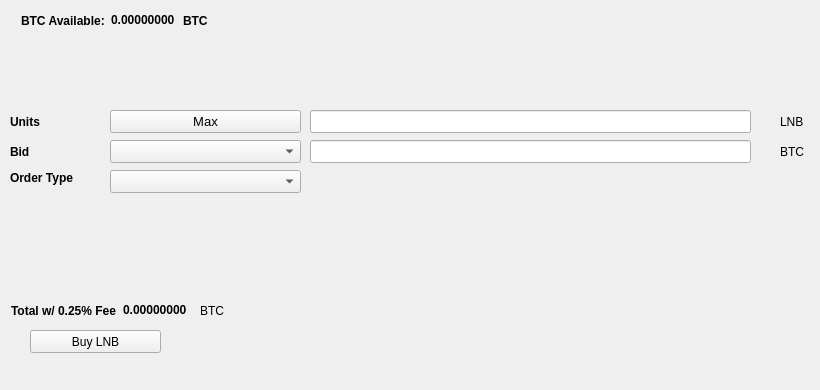
   <widget class="QWidget" name="BuyTab">
    <attribute name="title">
     <string>Buy</string>
    </attribute>
    <widget class="QPushButton" name="BuyLNB">
     <property name="geometry">
      <rect>
       <x>30</x>
       <y>330</y>
       <width>131</width>
       <height>23</height>
      </rect>
     </property>
     <property name="text">
      <string>Buy LNB</string>
     </property>
     <property name="icon">
      <iconset resource="../lancerbit.qrc">
       <normaloff>:/icons/bitcoin</normaloff>:/icons/bitcoin</iconset>
     </property>
    </widget>
    <widget class="QLabel" name="label_3">
     <property name="geometry">
      <rect>
       <x>10</x>
       <y>110</y>
       <width>46</width>
       <height>23</height>
      </rect>
     </property>
     <property name="font">
      <font>
       <weight>75</weight>
       <bold>true</bold>
      </font>
     </property>
     <property name="text">
      <string>Units</string>
     </property>
    </widget>
    <widget class="QLineEdit" name="UnitsInput">
     <property name="geometry">
      <rect>
       <x>310</x>
       <y>110</y>
       <width>441</width>
       <height>23</height>
      </rect>
     </property>
     <property name="font">
      <font>
       <pointsize>9</pointsize>
       <weight>75</weight>
       <bold>true</bold>
      </font>
     </property>
    </widget>
    <widget class="QLineEdit" name="BuyBidPriceEdit">
     <property name="geometry">
      <rect>
       <x>310</x>
       <y>140</y>
       <width>441</width>
       <height>23</height>
      </rect>
     </property>
     <property name="font">
      <font>
       <pointsize>9</pointsize>
       <weight>75</weight>
       <bold>true</bold>
      </font>
     </property>
    </widget>
    <widget class="QLabel" name="label_4">
     <property name="geometry">
      <rect>
       <x>780</x>
       <y>110</y>
       <width>31</width>
       <height>23</height>
      </rect>
     </property>
     <property name="text">
      <string>LNB</string>
     </property>
    </widget>
    <widget class="QLabel" name="label_5">
     <property name="geometry">
      <rect>
       <x>780</x>
       <y>140</y>
       <width>31</width>
       <height>23</height>
      </rect>
     </property>
     <property name="text">
      <string>BTC</string>
     </property>
    </widget>
    <widget class="QLabel" name="label_6">
     <property name="geometry">
      <rect>
       <x>10</x>
       <y>140</y>
       <width>46</width>
       <height>23</height>
      </rect>
     </property>
     <property name="font">
      <font>
       <weight>75</weight>
       <bold>true</bold>
      </font>
     </property>
     <property name="text">
      <string>Bid</string>
     </property>
    </widget>
    <widget class="QLabel" name="label_7">
     <property name="geometry">
      <rect>
       <x>10</x>
       <y>170</y>
       <width>91</width>
       <height>16</height>
      </rect>
     </property>
     <property name="font">
      <font>
       <weight>75</weight>
       <bold>true</bold>
      </font>
     </property>
     <property name="text">
      <string>Order Type</string>
     </property>
    </widget>
    <widget class="QPushButton" name="Buy_Max_Amount">
     <property name="geometry">
      <rect>
       <x>110</x>
       <y>110</y>
       <width>191</width>
       <height>23</height>
      </rect>
     </property>
     <property name="font">
      <font>
       <pointsize>10</pointsize>
      </font>
     </property>
     <property name="text">
      <string>Max</string>
     </property>
    </widget>
    <widget class="QComboBox" name="BuyBidcomboBox">
     <property name="geometry">
      <rect>
       <x>110</x>
       <y>140</y>
       <width>191</width>
       <height>23</height>
      </rect>
     </property>
     <property name="font">
      <font>
       <pointsize>10</pointsize>
      </font>
     </property>
    </widget>
    <widget class="QComboBox" name="buyOrdertypeCombo">
     <property name="geometry">
      <rect>
       <x>110</x>
       <y>170</y>
       <width>191</width>
       <height>23</height>
      </rect>
     </property>
     <property name="font">
      <font>
       <pointsize>10</pointsize>
      </font>
     </property>
    </widget>
    <widget class="QWidget" name="layoutWidget1">
     <property name="geometry">
      <rect>
       <x>21</x>
       <y>11</y>
       <width>227</width>
       <height>19</height>
      </rect>
     </property>
     <layout class="QHBoxLayout" name="horizontalLayout_3">
      <item>
       <widget class="QLabel" name="label232">
        <property name="font">
         <font>
          <weight>75</weight>
          <bold>true</bold>
         </font>
        </property>
        <property name="text">
         <string>BTC Available:</string>
        </property>
       </widget>
      </item>
      <item>
       <widget class="QLabel" name="BtcAvailableLbl">
        <property name="palette">
         <palette>
          <active>
           <colorrole role="WindowText">
            <brush brushstyle="SolidPattern">
             <color alpha="255">
              <red>0</red>
              <green>0</green>
              <blue>0</blue>
             </color>
            </brush>
           </colorrole>
           <colorrole role="Button">
            <brush brushstyle="SolidPattern">
             <color alpha="255">
              <red>0</red>
              <green>170</green>
              <blue>0</blue>
             </color>
            </brush>
           </colorrole>
           <colorrole role="Light">
            <brush brushstyle="SolidPattern">
             <color alpha="255">
              <red>0</red>
              <green>255</green>
              <blue>0</blue>
             </color>
            </brush>
           </colorrole>
           <colorrole role="Midlight">
            <brush brushstyle="SolidPattern">
             <color alpha="255">
              <red>0</red>
              <green>212</green>
              <blue>0</blue>
             </color>
            </brush>
           </colorrole>
           <colorrole role="Dark">
            <brush brushstyle="SolidPattern">
             <color alpha="255">
              <red>0</red>
              <green>85</green>
              <blue>0</blue>
             </color>
            </brush>
           </colorrole>
           <colorrole role="Mid">
            <brush brushstyle="SolidPattern">
             <color alpha="255">
              <red>0</red>
              <green>113</green>
              <blue>0</blue>
             </color>
            </brush>
           </colorrole>
           <colorrole role="Text">
            <brush brushstyle="SolidPattern">
             <color alpha="255">
              <red>0</red>
              <green>170</green>
              <blue>0</blue>
             </color>
            </brush>
           </colorrole>
           <colorrole role="BrightText">
            <brush brushstyle="SolidPattern">
             <color alpha="255">
              <red>255</red>
              <green>255</green>
              <blue>255</blue>
             </color>
            </brush>
           </colorrole>
           <colorrole role="ButtonText">
            <brush brushstyle="SolidPattern">
             <color alpha="255">
              <red>0</red>
              <green>0</green>
              <blue>0</blue>
             </color>
            </brush>
           </colorrole>
           <colorrole role="Base">
            <brush brushstyle="SolidPattern">
             <color alpha="255">
              <red>255</red>
              <green>255</green>
              <blue>255</blue>
             </color>
            </brush>
           </colorrole>
           <colorrole role="Window">
            <brush brushstyle="SolidPattern">
             <color alpha="255">
              <red>0</red>
              <green>170</green>
              <blue>0</blue>
             </color>
            </brush>
           </colorrole>
           <colorrole role="Shadow">
            <brush brushstyle="SolidPattern">
             <color alpha="255">
              <red>0</red>
              <green>0</green>
              <blue>0</blue>
             </color>
            </brush>
           </colorrole>
           <colorrole role="AlternateBase">
            <brush brushstyle="SolidPattern">
             <color alpha="255">
              <red>127</red>
              <green>212</green>
              <blue>127</blue>
             </color>
            </brush>
           </colorrole>
           <colorrole role="ToolTipBase">
            <brush brushstyle="SolidPattern">
             <color alpha="255">
              <red>255</red>
              <green>255</green>
              <blue>220</blue>
             </color>
            </brush>
           </colorrole>
           <colorrole role="ToolTipText">
            <brush brushstyle="SolidPattern">
             <color alpha="255">
              <red>0</red>
              <green>0</green>
              <blue>0</blue>
             </color>
            </brush>
           </colorrole>
          </active>
          <inactive>
           <colorrole role="WindowText">
            <brush brushstyle="SolidPattern">
             <color alpha="255">
              <red>0</red>
              <green>0</green>
              <blue>0</blue>
             </color>
            </brush>
           </colorrole>
           <colorrole role="Button">
            <brush brushstyle="SolidPattern">
             <color alpha="255">
              <red>0</red>
              <green>170</green>
              <blue>0</blue>
             </color>
            </brush>
           </colorrole>
           <colorrole role="Light">
            <brush brushstyle="SolidPattern">
             <color alpha="255">
              <red>0</red>
              <green>255</green>
              <blue>0</blue>
             </color>
            </brush>
           </colorrole>
           <colorrole role="Midlight">
            <brush brushstyle="SolidPattern">
             <color alpha="255">
              <red>0</red>
              <green>212</green>
              <blue>0</blue>
             </color>
            </brush>
           </colorrole>
           <colorrole role="Dark">
            <brush brushstyle="SolidPattern">
             <color alpha="255">
              <red>0</red>
              <green>85</green>
              <blue>0</blue>
             </color>
            </brush>
           </colorrole>
           <colorrole role="Mid">
            <brush brushstyle="SolidPattern">
             <color alpha="255">
              <red>0</red>
              <green>113</green>
              <blue>0</blue>
             </color>
            </brush>
           </colorrole>
           <colorrole role="Text">
            <brush brushstyle="SolidPattern">
             <color alpha="255">
              <red>0</red>
              <green>170</green>
              <blue>0</blue>
             </color>
            </brush>
           </colorrole>
           <colorrole role="BrightText">
            <brush brushstyle="SolidPattern">
             <color alpha="255">
              <red>255</red>
              <green>255</green>
              <blue>255</blue>
             </color>
            </brush>
           </colorrole>
           <colorrole role="ButtonText">
            <brush brushstyle="SolidPattern">
             <color alpha="255">
              <red>0</red>
              <green>0</green>
              <blue>0</blue>
             </color>
            </brush>
           </colorrole>
           <colorrole role="Base">
            <brush brushstyle="SolidPattern">
             <color alpha="255">
              <red>255</red>
              <green>255</green>
              <blue>255</blue>
             </color>
            </brush>
           </colorrole>
           <colorrole role="Window">
            <brush brushstyle="SolidPattern">
             <color alpha="255">
              <red>0</red>
              <green>170</green>
              <blue>0</blue>
             </color>
            </brush>
           </colorrole>
           <colorrole role="Shadow">
            <brush brushstyle="SolidPattern">
             <color alpha="255">
              <red>0</red>
              <green>0</green>
              <blue>0</blue>
             </color>
            </brush>
           </colorrole>
           <colorrole role="AlternateBase">
            <brush brushstyle="SolidPattern">
             <color alpha="255">
              <red>127</red>
              <green>212</green>
              <blue>127</blue>
             </color>
            </brush>
           </colorrole>
           <colorrole role="ToolTipBase">
            <brush brushstyle="SolidPattern">
             <color alpha="255">
              <red>255</red>
              <green>255</green>
              <blue>220</blue>
             </color>
            </brush>
           </colorrole>
           <colorrole role="ToolTipText">
            <brush brushstyle="SolidPattern">
             <color alpha="255">
              <red>0</red>
              <green>0</green>
              <blue>0</blue>
             </color>
            </brush>
           </colorrole>
          </inactive>
          <disabled>
           <colorrole role="WindowText">
            <brush brushstyle="SolidPattern">
             <color alpha="255">
              <red>0</red>
              <green>85</green>
              <blue>0</blue>
             </color>
            </brush>
           </colorrole>
           <colorrole role="Button">
            <brush brushstyle="SolidPattern">
             <color alpha="255">
              <red>0</red>
              <green>170</green>
              <blue>0</blue>
             </color>
            </brush>
           </colorrole>
           <colorrole role="Light">
            <brush brushstyle="SolidPattern">
             <color alpha="255">
              <red>0</red>
              <green>255</green>
              <blue>0</blue>
             </color>
            </brush>
           </colorrole>
           <colorrole role="Midlight">
            <brush brushstyle="SolidPattern">
             <color alpha="255">
              <red>0</red>
              <green>212</green>
              <blue>0</blue>
             </color>
            </brush>
           </colorrole>
           <colorrole role="Dark">
            <brush brushstyle="SolidPattern">
             <color alpha="255">
              <red>0</red>
              <green>85</green>
              <blue>0</blue>
             </color>
            </brush>
           </colorrole>
           <colorrole role="Mid">
            <brush brushstyle="SolidPattern">
             <color alpha="255">
              <red>0</red>
              <green>113</green>
              <blue>0</blue>
             </color>
            </brush>
           </colorrole>
           <colorrole role="Text">
            <brush brushstyle="SolidPattern">
             <color alpha="255">
              <red>0</red>
              <green>85</green>
              <blue>0</blue>
             </color>
            </brush>
           </colorrole>
           <colorrole role="BrightText">
            <brush brushstyle="SolidPattern">
             <color alpha="255">
              <red>255</red>
              <green>255</green>
              <blue>255</blue>
             </color>
            </brush>
           </colorrole>
           <colorrole role="ButtonText">
            <brush brushstyle="SolidPattern">
             <color alpha="255">
              <red>0</red>
              <green>85</green>
              <blue>0</blue>
             </color>
            </brush>
           </colorrole>
           <colorrole role="Base">
            <brush brushstyle="SolidPattern">
             <color alpha="255">
              <red>0</red>
              <green>170</green>
              <blue>0</blue>
             </color>
            </brush>
           </colorrole>
           <colorrole role="Window">
            <brush brushstyle="SolidPattern">
             <color alpha="255">
              <red>0</red>
              <green>170</green>
              <blue>0</blue>
             </color>
            </brush>
           </colorrole>
           <colorrole role="Shadow">
            <brush brushstyle="SolidPattern">
             <color alpha="255">
              <red>0</red>
              <green>0</green>
              <blue>0</blue>
             </color>
            </brush>
           </colorrole>
           <colorrole role="AlternateBase">
            <brush brushstyle="SolidPattern">
             <color alpha="255">
              <red>0</red>
              <green>170</green>
              <blue>0</blue>
             </color>
            </brush>
           </colorrole>
           <colorrole role="ToolTipBase">
            <brush brushstyle="SolidPattern">
             <color alpha="255">
              <red>255</red>
              <green>255</green>
              <blue>220</blue>
             </color>
            </brush>
           </colorrole>
           <colorrole role="ToolTipText">
            <brush brushstyle="SolidPattern">
             <color alpha="255">
              <red>0</red>
              <green>0</green>
              <blue>0</blue>
             </color>
            </brush>
           </colorrole>
          </disabled>
         </palette>
        </property>
        <property name="font">
         <font>
          <weight>75</weight>
          <bold>true</bold>
         </font>
        </property>
        <property name="text">
         <string>0.00000000</string>
        </property>
        <property name="textInteractionFlags">
         <set>Qt::LinksAccessibleByMouse|Qt::TextSelectableByKeyboard|Qt::TextSelectableByMouse</set>
        </property>
       </widget>
      </item>
      <item>
       <widget class="QLabel" name="BtcAvailableLbl_2">
        <property name="font">
         <font>
          <weight>75</weight>
          <bold>true</bold>
         </font>
        </property>
        <property name="text">
         <string>BTC</string>
        </property>
       </widget>
      </item>
     </layout>
    </widget>
    <widget class="QWidget" name="layoutWidge2">
     <property name="geometry">
      <rect>
       <x>11</x>
       <y>301</y>
       <width>259</width>
       <height>19</height>
      </rect>
     </property>
     <layout class="QHBoxLayout" name="horizontalLayout_4">
      <item>
       <widget class="QLabel" name="label_9">
        <property name="font">
         <font>
          <weight>75</weight>
          <bold>true</bold>
         </font>
        </property>
        <property name="text">
         <string>Total w/ 0.25% Fee</string>
        </property>
       </widget>
      </item>
      <item>
       <widget class="QLabel" name="BuyCostLabel">
        <property name="palette">
         <palette>
          <active>
           <colorrole role="WindowText">
            <brush brushstyle="SolidPattern">
             <color alpha="255">
              <red>0</red>
              <green>0</green>
              <blue>0</blue>
             </color>
            </brush>
           </colorrole>
           <colorrole role="Button">
            <brush brushstyle="SolidPattern">
             <color alpha="255">
              <red>0</red>
              <green>170</green>
              <blue>0</blue>
             </color>
            </brush>
           </colorrole>
           <colorrole role="Light">
            <brush brushstyle="SolidPattern">
             <color alpha="255">
              <red>0</red>
              <green>255</green>
              <blue>0</blue>
             </color>
            </brush>
           </colorrole>
           <colorrole role="Midlight">
            <brush brushstyle="SolidPattern">
             <color alpha="255">
              <red>0</red>
              <green>212</green>
              <blue>0</blue>
             </color>
            </brush>
           </colorrole>
           <colorrole role="Dark">
            <brush brushstyle="SolidPattern">
             <color alpha="255">
              <red>0</red>
              <green>85</green>
              <blue>0</blue>
             </color>
            </brush>
           </colorrole>
           <colorrole role="Mid">
            <brush brushstyle="SolidPattern">
             <color alpha="255">
              <red>0</red>
              <green>113</green>
              <blue>0</blue>
             </color>
            </brush>
           </colorrole>
           <colorrole role="Text">
            <brush brushstyle="SolidPattern">
             <color alpha="255">
              <red>0</red>
              <green>170</green>
              <blue>0</blue>
             </color>
            </brush>
           </colorrole>
           <colorrole role="BrightText">
            <brush brushstyle="SolidPattern">
             <color alpha="255">
              <red>255</red>
              <green>255</green>
              <blue>255</blue>
             </color>
            </brush>
           </colorrole>
           <colorrole role="ButtonText">
            <brush brushstyle="SolidPattern">
             <color alpha="255">
              <red>0</red>
              <green>0</green>
              <blue>0</blue>
             </color>
            </brush>
           </colorrole>
           <colorrole role="Base">
            <brush brushstyle="SolidPattern">
             <color alpha="255">
              <red>255</red>
              <green>255</green>
              <blue>255</blue>
             </color>
            </brush>
           </colorrole>
           <colorrole role="Window">
            <brush brushstyle="SolidPattern">
             <color alpha="255">
              <red>0</red>
              <green>170</green>
              <blue>0</blue>
             </color>
            </brush>
           </colorrole>
           <colorrole role="Shadow">
            <brush brushstyle="SolidPattern">
             <color alpha="255">
              <red>0</red>
              <green>0</green>
              <blue>0</blue>
             </color>
            </brush>
           </colorrole>
           <colorrole role="AlternateBase">
            <brush brushstyle="SolidPattern">
             <color alpha="255">
              <red>127</red>
              <green>212</green>
              <blue>127</blue>
             </color>
            </brush>
           </colorrole>
           <colorrole role="ToolTipBase">
            <brush brushstyle="SolidPattern">
             <color alpha="255">
              <red>255</red>
              <green>255</green>
              <blue>220</blue>
             </color>
            </brush>
           </colorrole>
           <colorrole role="ToolTipText">
            <brush brushstyle="SolidPattern">
             <color alpha="255">
              <red>0</red>
              <green>0</green>
              <blue>0</blue>
             </color>
            </brush>
           </colorrole>
          </active>
          <inactive>
           <colorrole role="WindowText">
            <brush brushstyle="SolidPattern">
             <color alpha="255">
              <red>0</red>
              <green>0</green>
              <blue>0</blue>
             </color>
            </brush>
           </colorrole>
           <colorrole role="Button">
            <brush brushstyle="SolidPattern">
             <color alpha="255">
              <red>0</red>
              <green>170</green>
              <blue>0</blue>
             </color>
            </brush>
           </colorrole>
           <colorrole role="Light">
            <brush brushstyle="SolidPattern">
             <color alpha="255">
              <red>0</red>
              <green>255</green>
              <blue>0</blue>
             </color>
            </brush>
           </colorrole>
           <colorrole role="Midlight">
            <brush brushstyle="SolidPattern">
             <color alpha="255">
              <red>0</red>
              <green>212</green>
              <blue>0</blue>
             </color>
            </brush>
           </colorrole>
           <colorrole role="Dark">
            <brush brushstyle="SolidPattern">
             <color alpha="255">
              <red>0</red>
              <green>85</green>
              <blue>0</blue>
             </color>
            </brush>
           </colorrole>
           <colorrole role="Mid">
            <brush brushstyle="SolidPattern">
             <color alpha="255">
              <red>0</red>
              <green>113</green>
              <blue>0</blue>
             </color>
            </brush>
           </colorrole>
           <colorrole role="Text">
            <brush brushstyle="SolidPattern">
             <color alpha="255">
              <red>0</red>
              <green>170</green>
              <blue>0</blue>
             </color>
            </brush>
           </colorrole>
           <colorrole role="BrightText">
            <brush brushstyle="SolidPattern">
             <color alpha="255">
              <red>255</red>
              <green>255</green>
              <blue>255</blue>
             </color>
            </brush>
           </colorrole>
           <colorrole role="ButtonText">
            <brush brushstyle="SolidPattern">
             <color alpha="255">
              <red>0</red>
              <green>0</green>
              <blue>0</blue>
             </color>
            </brush>
           </colorrole>
           <colorrole role="Base">
            <brush brushstyle="SolidPattern">
             <color alpha="255">
              <red>255</red>
              <green>255</green>
              <blue>255</blue>
             </color>
            </brush>
           </colorrole>
           <colorrole role="Window">
            <brush brushstyle="SolidPattern">
             <color alpha="255">
              <red>0</red>
              <green>170</green>
              <blue>0</blue>
             </color>
            </brush>
           </colorrole>
           <colorrole role="Shadow">
            <brush brushstyle="SolidPattern">
             <color alpha="255">
              <red>0</red>
              <green>0</green>
              <blue>0</blue>
             </color>
            </brush>
           </colorrole>
           <colorrole role="AlternateBase">
            <brush brushstyle="SolidPattern">
             <color alpha="255">
              <red>127</red>
              <green>212</green>
              <blue>127</blue>
             </color>
            </brush>
           </colorrole>
           <colorrole role="ToolTipBase">
            <brush brushstyle="SolidPattern">
             <color alpha="255">
              <red>255</red>
              <green>255</green>
              <blue>220</blue>
             </color>
            </brush>
           </colorrole>
           <colorrole role="ToolTipText">
            <brush brushstyle="SolidPattern">
             <color alpha="255">
              <red>0</red>
              <green>0</green>
              <blue>0</blue>
             </color>
            </brush>
           </colorrole>
          </inactive>
          <disabled>
           <colorrole role="WindowText">
            <brush brushstyle="SolidPattern">
             <color alpha="255">
              <red>0</red>
              <green>85</green>
              <blue>0</blue>
             </color>
            </brush>
           </colorrole>
           <colorrole role="Button">
            <brush brushstyle="SolidPattern">
             <color alpha="255">
              <red>0</red>
              <green>170</green>
              <blue>0</blue>
             </color>
            </brush>
           </colorrole>
           <colorrole role="Light">
            <brush brushstyle="SolidPattern">
             <color alpha="255">
              <red>0</red>
              <green>255</green>
              <blue>0</blue>
             </color>
            </brush>
           </colorrole>
           <colorrole role="Midlight">
            <brush brushstyle="SolidPattern">
             <color alpha="255">
              <red>0</red>
              <green>212</green>
              <blue>0</blue>
             </color>
            </brush>
           </colorrole>
           <colorrole role="Dark">
            <brush brushstyle="SolidPattern">
             <color alpha="255">
              <red>0</red>
              <green>85</green>
              <blue>0</blue>
             </color>
            </brush>
           </colorrole>
           <colorrole role="Mid">
            <brush brushstyle="SolidPattern">
             <color alpha="255">
              <red>0</red>
              <green>113</green>
              <blue>0</blue>
             </color>
            </brush>
           </colorrole>
           <colorrole role="Text">
            <brush brushstyle="SolidPattern">
             <color alpha="255">
              <red>0</red>
              <green>85</green>
              <blue>0</blue>
             </color>
            </brush>
           </colorrole>
           <colorrole role="BrightText">
            <brush brushstyle="SolidPattern">
             <color alpha="255">
              <red>255</red>
              <green>255</green>
              <blue>255</blue>
             </color>
            </brush>
           </colorrole>
           <colorrole role="ButtonText">
            <brush brushstyle="SolidPattern">
             <color alpha="255">
              <red>0</red>
              <green>85</green>
              <blue>0</blue>
             </color>
            </brush>
           </colorrole>
           <colorrole role="Base">
            <brush brushstyle="SolidPattern">
             <color alpha="255">
              <red>0</red>
              <green>170</green>
              <blue>0</blue>
             </color>
            </brush>
           </colorrole>
           <colorrole role="Window">
            <brush brushstyle="SolidPattern">
             <color alpha="255">
              <red>0</red>
              <green>170</green>
              <blue>0</blue>
             </color>
            </brush>
           </colorrole>
           <colorrole role="Shadow">
            <brush brushstyle="SolidPattern">
             <color alpha="255">
              <red>0</red>
              <green>0</green>
              <blue>0</blue>
             </color>
            </brush>
           </colorrole>
           <colorrole role="AlternateBase">
            <brush brushstyle="SolidPattern">
             <color alpha="255">
              <red>0</red>
              <green>170</green>
              <blue>0</blue>
             </color>
            </brush>
           </colorrole>
           <colorrole role="ToolTipBase">
            <brush brushstyle="SolidPattern">
             <color alpha="255">
              <red>255</red>
              <green>255</green>
              <blue>220</blue>
             </color>
            </brush>
           </colorrole>
           <colorrole role="ToolTipText">
            <brush brushstyle="SolidPattern">
             <color alpha="255">
              <red>0</red>
              <green>0</green>
              <blue>0</blue>
             </color>
            </brush>
           </colorrole>
          </disabled>
         </palette>
        </property>
        <property name="font">
         <font>
          <weight>75</weight>
          <bold>true</bold>
         </font>
        </property>
        <property name="autoFillBackground">
         <bool>false</bool>
        </property>
        <property name="text">
         <string>0.00000000</string>
        </property>
        <property name="textInteractionFlags">
         <set>Qt::LinksAccessibleByMouse|Qt::TextSelectableByMouse</set>
        </property>
       </widget>
      </item>
      <item>
       <widget class="QLabel" name="label_10">
        <property name="font">
         <font>
          <weight>50</weight>
          <bold>false</bold>
         </font>
        </property>
        <property name="text">
         <string>BTC</string>
        </property>
       </widget>
      </item>
     </layout>
    </widget>
    <widget class="QLabel" name="label_24">
     <property name="geometry">
      <rect>
       <x>460</x>
       <y>300</y>
       <width>281</width>
       <height>81</height>
      </rect>
     </property>
     <property name="text">
      <string/>
     </property>
     <property name="pixmap">
      <pixmap>:/images/bittrex</pixmap>
     </property>
    </widget>
   </widget>
